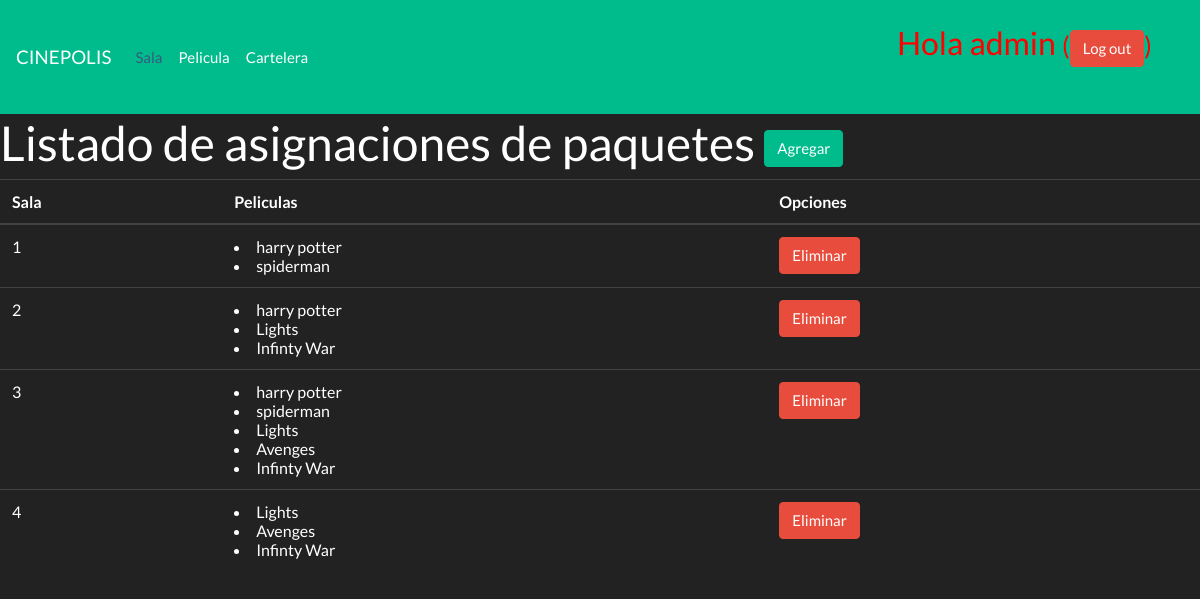
Page /ciudad/lista/ (signed in) on the committed database.
### entrega/models.py (models this page shows, shortened)
class Ciudad(models.Model):
    sala = models.ForeignKey('Sala', on_delete=models.CASCADE)
    pelicula  = models.ManyToManyField(Pelicula, through='Asignacion')

class Sala(models.Model):
    numero  =   models.CharField(max_length=250)
    capacidad  =   models.CharField(max_length=200)
    responsable  =   models.CharField(max_length=250)
    def __str__(self):
        return self.numero

class Pelicula(models.Model):
    nombre  =   models.CharField(max_length=200)
    formato  =   models.CharField(max_length=200)
    duracion  =   models.CharField(max_length=50)

### entrega/views.py (the view)
# urls.py: url(r'^ciudad/lista/$', views.ciudad_list, name='ciudad_list'),
@login_required
def ciudad_list(request):
    ciudades = Ciudad.objects.all()
    return render(request, 'entrega/ciudad_list.html', {'ciudades': ciudades})

### entrega/templates/entrega/ciudad_list.html
{% extends 'entrega/base.html' %}
{% block content %}
        <h1> Listado de asignaciones de paquetes
           <a href="{% url 'ciudad_nueva' %}"> <button type="button" class="btn btn-success">Agregar</button></a></h1>
        <div>
        <table class="table table-hover">
            <thead>
              <tr>
                <th> Sala </th>
                <th> Peliculas</th>
                  <th>Opciones</th>
              </tr>
                </thead>
<tbody>
    {% for ciudad in ciudades %}
  <tr>
    <td>{{ ciudad.sala }}</td>
    <td>
      {% for pa in ciudad.pelicula.all %}
      <li>
{{ pa.nombre }}
      </li>
  {% endfor %}
    </td>
    <td>
<a href="{% url 'ciudad_remove' pk=ciudad.pk %}"><button type="button" class="btn btn-danger">Eliminar</button></a>
  </td>
  </tr>
  {% endfor %}
</tbody>
              </table>
{% endblock %}

### entrega/templates/entrega/base.html (shortened to what this page needs)
{% load static %}
<html>
<link rel="stylesheet" href="https://stackpath.bootstrapcdn.com/bootstrap/4.1.3/css/bootstrap.min.css">
  <link rel="stylesheet" href="{% static 'css/entrega.css' %}">
    <head>
    </head>
    <body>
        <nav class="navbar navbar-expand-lg navbar-dark bg-dark">
          <a class="navbar-brand" href="{% url 'principal_list' %}">CINEPOLIS</a>
          <div class="collapse navbar-collapse" id="navbarColor01">
               {% if user.is_authenticated %}
            <ul class="navbar-nav mr-auto">
              <li class="nav-item active">
                <a class="nav-link" href="{% url 'sala_list' %}">Sala <span class="sr-only">(current)</span></a>
              </li>
              <li class="nav-item">
                <a class="nav-link" href="{% url 'pelicula_list' %}">Pelicula</a>
              </li>
               <li class="nav-item">
                <a class="nav-link" href="{% url 'ciudad_list' %}">Cartelera</a>
              </li>
            </ul>
            <form >
  <h3 class="nav-link" style="color:#FF0000">Hola {{ user.username }} <small>(<a class="btn btn-danger" href="{% url 'logout' %}">Log out</a>)</small></h3>
       </form>
            {% else %}
            <a href="{% url 'login' %}" ><button type="button" class="btn btn-danger">Iniciar sesion</button></a>
        {% endif %}
          </div>
        </nav>
        <div >
            {% block content %}
            {% endblock %}
            </div>
    </body>
</html>

### rows in the picture
Ciudad: sala "1"
Pelicula: nombre "harry potter"
Pelicula: nombre "spiderman"
Ciudad: sala "2"
Pelicula: nombre "Lights"
Pelicula: nombre "Infinty War"
Ciudad: sala "3"
Pelicula: nombre "Avenges"
Ciudad: sala "4"

### other values in the picture
{{ user.username }} "admin"
